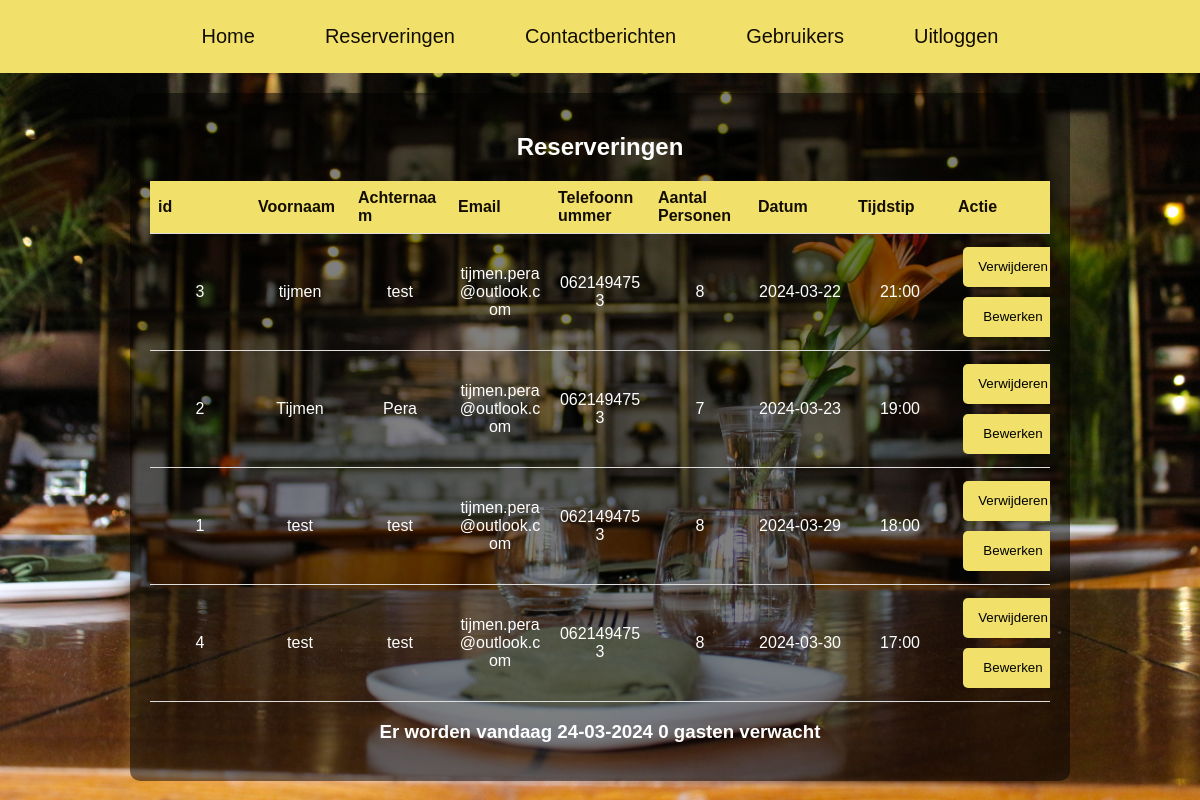
The app's page /view_reservations (signed in) with its own data.
### tables this page shows
CREATE TABLE reserveringen(
    id INTEGER PRIMARY KEY AUTOINCREMENT,
    voornaam TEXT NOT NULL,
    achternaam TEXT NOT NULL,
    email TEXT NOT NULL,
    telefoonnummer TEXT NOT NULL,
    aantalPersonen INTEGER NOT NULL,
    datum DATE NOT NULL
, reserveringstijd TEXT);

### oop-app.py (the view)
        @self.app.route('/view_reservations')
        def view_reservations():
            if 'logged_in' in session:
                with sqlite3.connect('database.sqlite') as conn:
                    cur = conn.cursor()
                    cur.execute("UPDATE reserveringen SET id = (SELECT COUNT(*) FROM reserveringen r WHERE r.id <= reserveringen.id)")
                    cur.execute("SELECT * FROM reserveringen ORDER BY datum")
                    reservations = cur.fetchall()
                    vandaag = datetime.now()
                    vandaag_str = vandaag.strftime('%Y-%m-%d')
                    cur.execute("SELECT SUM(aantalPersonen) FROM reserveringen WHERE datum = ?", (vandaag_str,))
                    aantal_mensen_vandaag = cur.fetchone()[0] or 0
                    datum_vandaag = vandaag.strftime('%d-%m-%Y')
                    return render_template('view-reserveringen.html', reservations=reservations, aantal_mensen=aantal_mensen_vandaag, datum_vandaag=datum_vandaag)
            else:
                return redirect(url_for('login'))

### templates/view-reserveringen.html (shortened to what this page needs)
<!DOCTYPE html>
<html lang="nl">
<head>
    <link rel="stylesheet" type="text/css" href="{{ url_for('static', filename='style.css') }}">
</head>
<body>
    <header>
        <nav>
            <a class="nav-link" href="{{ url_for('admin') }}">Home</a>
            <a class="nav-link" href="{{ url_for('view_reservations') }}">Reserveringen</a>
            <a class="nav-link" href="{{ url_for('view_contacts') }}">Contactberichten</a>
            <a class="nav-link" href="{{ url_for('view_users') }}">Gebruikers</a>
            <a class="nav-link" href="#" onclick="confirmLogout()">Uitloggen</a>
        </nav>
    </header>
    <div class="admin-pagina">
        <h2>Reserveringen</h2>
        <table>
            <tr>
                <th>id</th>
                <th>Voornaam</th>
                <th>Achternaam</th>
                <th>Email</th>
                <th>Telefoonnummer</th>
                <th>Aantal Personen</th>
                <th>Datum</th>
                <th>Tijdstip</th>
                <th>Actie</th>
            </tr>
            {% for reservation in reservations %}
            <tr id="reservation_{{ reservation[0] }}">
                <td>{{ reservation[0] }}</td>
                <td>{{ reservation[1] }}</td>
                <td>{{ reservation[2] }}</td>
                <td>{{ reservation[3] }}</td>
                <td>{{ reservation[4] }}</td>
                <td>{{ reservation[5] }}</td>
                <td>{{ reservation[6] }}</td>
                <td>{{ reservation[7] }}</td>
                <td>
                    <form action="{{ url_for('delete_reservation', reservation_id=reservation[0]) }}" method="post" onsubmit="return confirm('Weet je zeker dat je deze reservering wilt verwijderen?');">
                        <button type="submit">Verwijderen</button>
                    </form>
                    <button onclick="startEdit('{{ reservation[0] }}')" class="edit-button">Bewerken</button>
                </td>
            </tr>
            {% endfor %}
        </table>
        <h3>Er worden vandaag {{ datum_vandaag }} {{ aantal_mensen}} gasten verwacht</h3>
    </div>
</body>
</html>

### static/style.css (style rules this page uses)
body { background-image: url('/static/images/achtergrond.jpg'); background-repeat: no-repeat; background-size: cover; font-family: 'Raleway', sans-serif; padding: 0; margin: 0; }
nav { background-color: #f1e16b; padding: 15px; display: flex; justify-content: center; align-items: center; }
nav a { font-size: 20px; color: hsl(38, 89%, 4%); margin: 0 20px; text-decoration: none; padding: 10px 15px; border-radius: 5px; transition: color 0.3s ease-in-out, background-color 0.3s; }
a { color: #f1e16b; text-decoration: none; transition: color 0.3s ease-in-out; }
.admin-pagina { background-color: rgba(0, 0, 0, 0.5); color: white; margin: 20px auto; padding: 20px; border-radius: 10px; width: 80%; max-width: 900px; text-align: center; }
.admin-pagina table { width: 100%; border-collapse: collapse; table-layout: fixed; }
.admin-pagina th { padding: 8px; border-bottom: 1px solid #ddd; word-wrap: break-word; overflow: hidden; text-overflow: ellipsis; }
.admin-pagina td { padding: 8px; border-bottom: 1px solid #ddd; word-wrap: break-word; overflow: hidden; text-overflow: ellipsis; white-space: normal; }
.admin-pagina th { background-color: #f1e16b; color: hsl(38, 89%, 4%); text-align: left; }
.admin-pagina button { width: 100px; height: 40px; margin: 5px; background-color: #f1e16b; color: #000; padding: 10px 15px; border: none; border-radius: 5px; cursor: pointer; transition: background-color 0.3s; }

### records on screen
reserveringen: id "3", voornaam "tijmen", achternaam "test", email "tijmen.pera@outlook.com", telefoonnummer "0621494753", aantalPersonen "8", datum "2024-03-22", reserveringstijd "21:00"
reserveringen: id "2", voornaam "Tijmen", achternaam "Pera", email "tijmen.pera@outlook.com", telefoonnummer "0621494753", aantalPersonen "7", datum "2024-03-23", reserveringstijd "19:00"
reserveringen: id "1", voornaam "test", achternaam "test", email "tijmen.pera@outlook.com", telefoonnummer "0621494753", aantalPersonen "8", datum "2024-03-29", reserveringstijd "18:00"
reserveringen: id "4", voornaam "test", achternaam "test", email "tijmen.pera@outlook.com", telefoonnummer "0621494753", aantalPersonen "8", datum "2024-03-30", reserveringstijd "17:00"

### other values on screen
{{ aantal_mensen }} "0"
